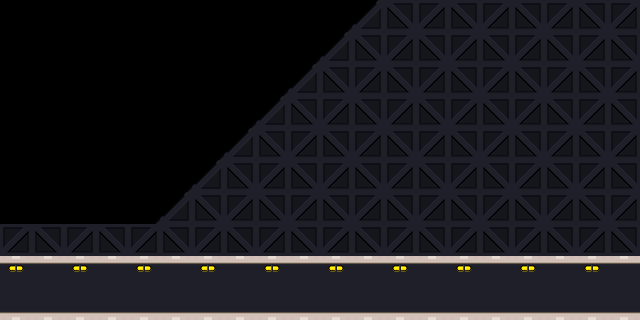

The image is a tile-based game level rendered from a .tmx file. Its description and source (layers, tilesets, objects; grid data summarised) follow:
An orthogonal 20x10 tile map with 32x32 px tiles, 4 tile layers (Tile Layer 4, Tile Layer 3, Tile Layer 2, Tile Layer 1) and 4 objects (3x box).

<map version="1.0" orientation="orthogonal" renderorder="right-up" width="20" height="10" tilewidth="32" tileheight="32" nextobjectid="61">
 <tileset firstgid="1" name="tset" tilewidth="32" tileheight="32">
  <image source="tset.png" width="224" height="320" />
 </tileset>
 <layer name="Tile Layer 4" width="20" height="10">
  <data>[200 cells, 151 non-empty, 6 distinct tile ids]</data>
 </layer>
 <layer name="Tile Layer 3" width="20" height="10">
  <data>[200 cells, 40 non-empty, 3 distinct tile ids]</data>
 </layer>
 <layer name="Tile Layer 2" width="20" height="10">
  <data>[200 cells, 0 non-empty, 0 distinct tile ids]</data>
 </layer>
 <layer name="Tile Layer 1" width="20" height="10">
  <data>[200 cells, 0 non-empty, 0 distinct tile ids]</data>
 </layer>
 <objectgroup name="Entities">
  <object id="58" name="box" x="573" y="184" width="64" height="64" />
  <object id="59" name="box" x="531.165" y="241.119" width="32" height="32" rotation="-86.9267" />
  <object id="60" name="box" x="540" y="173" width="19" height="20" />
 </objectgroup>
 <objectgroup name="Collisions">
  <object id="42" x="0" y="256" width="671" height="64" />
 </objectgroup>
</map>
